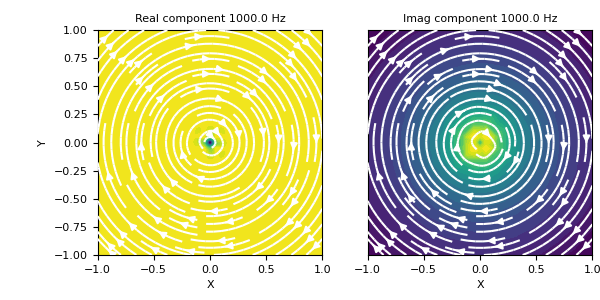

Reproduce this figure in Python.
# Here, we define an z-oriented magnetic dipole and plot the electric
# current density on the xy-plane that intercepts z=0.

from geoana.em.fdem import MagneticDipoleWholeSpace
from geoana.utils import ndgrid
from geoana.plotting_utils import plot2Ddata
import numpy as np
import matplotlib.pyplot as plt

# Let us begin by defining the electric current dipole.

frequency = np.logspace(1, 3, 3)
location = np.r_[0., 0., 0.]
orientation = np.r_[0., 0., 1.]
moment = 1.
sigma = 1.0
simulation = MagneticDipoleWholeSpace(
    frequency, location=location, orientation=orientation,
    moment=moment, sigma=sigma
)

# Now we create a set of gridded locations and compute the current density.

xyz = ndgrid(np.linspace(-1, 1, 20), np.linspace(-1, 1, 20), np.array([0]))
J = simulation.current_density(xyz)

# Finally, we plot the real and imaginary components of the current density.

f_ind = 2
fig = plt.figure(figsize=(6, 3))
ax1 = fig.add_axes([0.15, 0.15, 0.40, 0.75])
plot2Ddata(
    xyz[:, 0:2], np.real(J[f_ind, :, 0:2]), vec=True, ax=ax1, scale='log', ncontour=25
)
ax1.set_xlabel('X')
ax1.set_ylabel('Y')
ax1.autoscale(tight=True)
ax1.set_title('Real component {} Hz'.format(frequency[f_ind]))
ax2 = fig.add_axes([0.6, 0.15, 0.40, 0.75])
plot2Ddata(
    xyz[:, 0:2], np.imag(J[f_ind, :, 0:2]), vec=True, ax=ax2, scale='log', ncontour=25
)
ax2.set_xlabel('X')
ax2.set_yticks([])
ax2.autoscale(tight=True)
ax2.set_title('Imag component {} Hz'.format(frequency[f_ind]))
